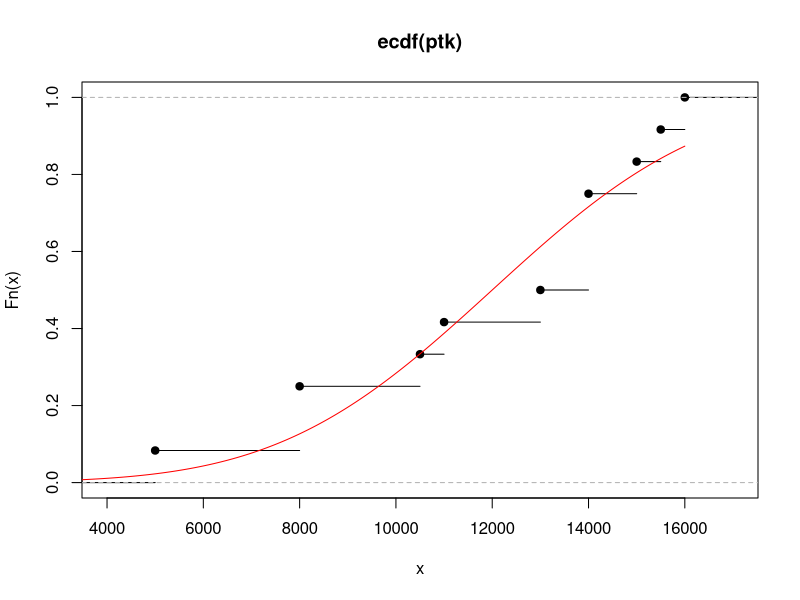
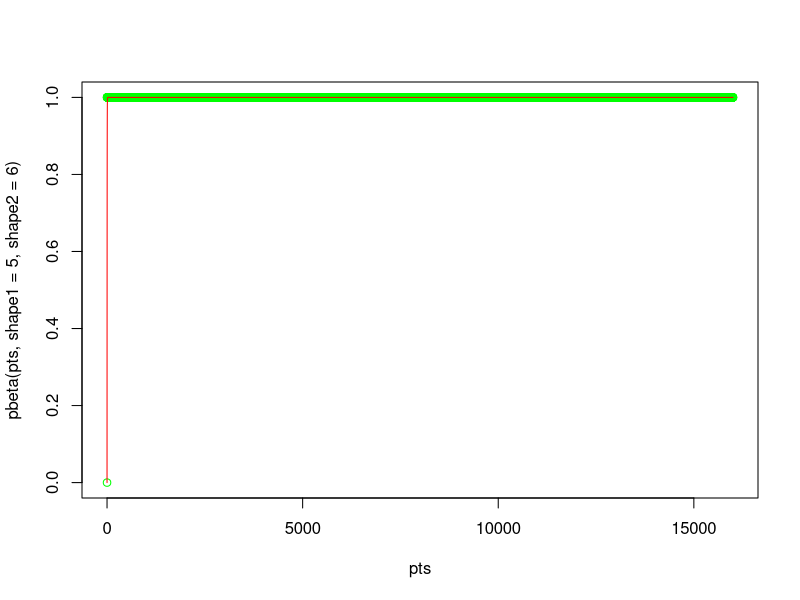

Here is the R script that generated these plots, in order:
## ---- chunk 1

n <- 200
lambda <- .5
x <- pnorm(n, mean = lambda, sd = 1)
ptk <- c(14000, 8000, 14000, 8000, 16000, 14000, 11000, 10500, 13000, 5000, 15500, 15000)
pts = seq(0, max(ptk), by = 1)
plot(ecdf(ptk), col="black")
# lines(pts, pnorm(pts, mean = 12000, sd = 3500),col="red")
lines(pts, pnorm(pts, mean = 12000, sd = 3500),col="red")

plot(pts,pbeta(pts,shape1 = 5, shape2 = 6), col = "green")
lines(pts, pexp(pts,rate = lambda), col = "red")
